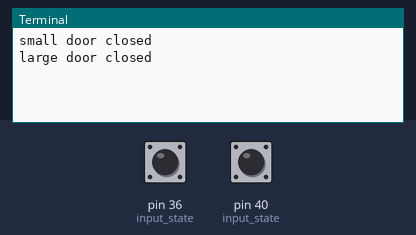
Bench run of a program on a simulated Raspberry Pi (header pin numbers). Parts: the last lines printed to the terminal. The test bench sets the inputs (shaded band); at power-on: pin 36 (input_state) HIGH, pin 40 (input_state) HIGH.

Above: at 1.2 s.
1.3 s: pin 36 (input_state) pulled LOW for 2.35 s
At 2.8 s:
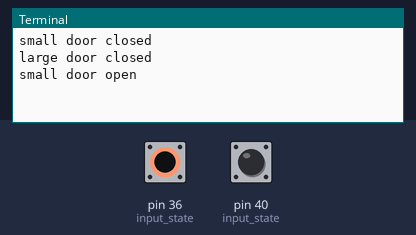
5.1 s: pin 40 (input_state) pulled LOW for 2.35 s
At 7.8 s:
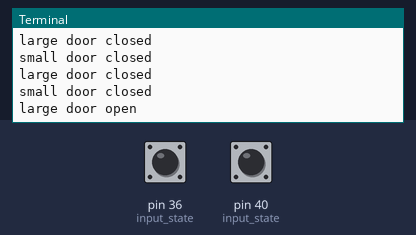

The program:

reed-sw-demo.py
```python
import RPi.GPIO as GPIO
import time

GPIO.setmode(GPIO.BOARD)
GPIO.setup(36, GPIO.IN, pull_up_down=GPIO.PUD_UP)
GPIO.setup(40, GPIO.IN, pull_up_down=GPIO.PUD_UP)

try:
    while True:
        input_state = GPIO.input(36)
        if input_state == False:
            print('small door open')
            time.sleep(1)
        else:
            print('small door closed')
            time.sleep(1)
        input_state = GPIO.input(40)
        if input_state == False:
            print('large door open')
            time.sleep(1)
        else:
            print('large door closed')
            time.sleep(1)

except KeyboardInterrupt:
    GPIO.cleanup()
```

Measured:
- after the input at 1.3 s, the terminal: prints a new line after 0.70 s (image 1)
- after the input at 5.1 s, the terminal: prints a new line after 1.9 s (image 2)
